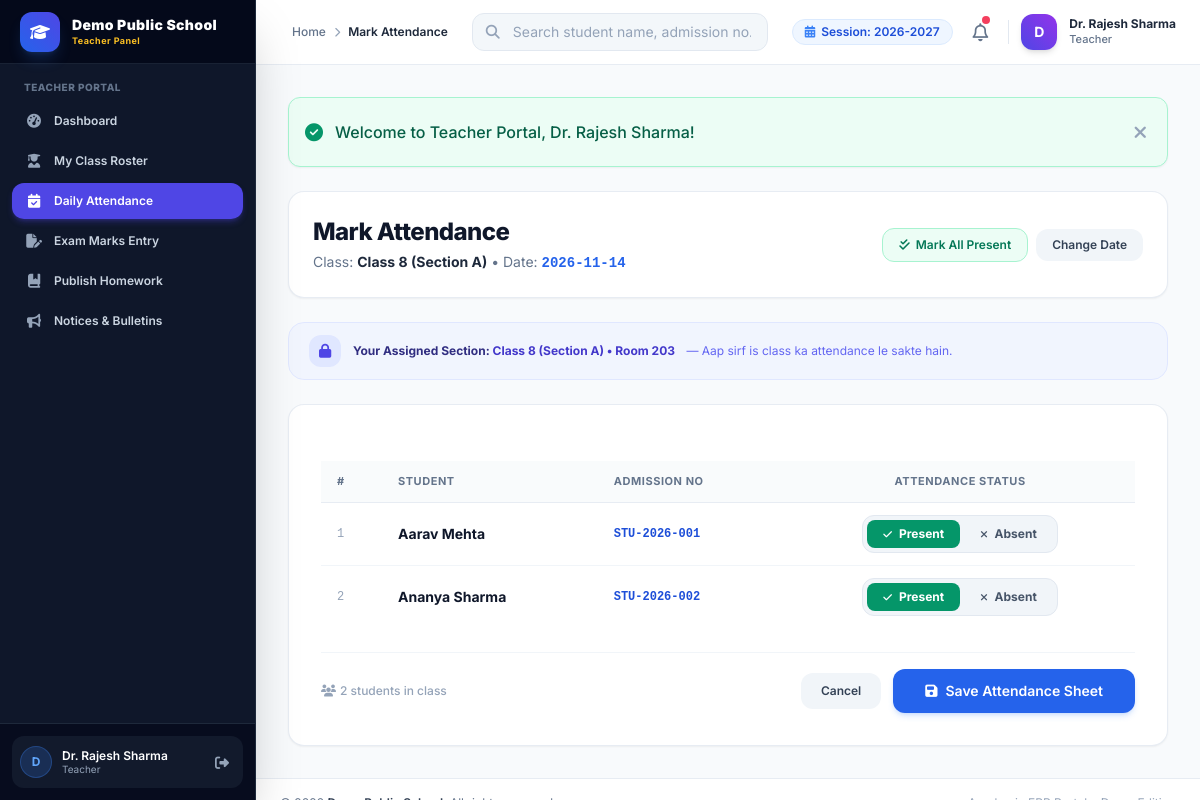
Page /teacher/attendance/mark.php (signed in) on the committed database.
### tables this page shows
CREATE TABLE `school_settings` (
  `id` INT AUTO_INCREMENT PRIMARY KEY,
  `setting_key` VARCHAR(100) NOT NULL UNIQUE,
  `setting_value` TEXT DEFAULT NULL,
  `updated_at` DATETIME DEFAULT CURRENT_TIMESTAMP ON UPDATE CURRENT_TIMESTAMP
);

CREATE TABLE `classes` (
  `id` INT AUTO_INCREMENT PRIMARY KEY,
  `class_name` VARCHAR(50) NOT NULL,
  `section` VARCHAR(20) NOT NULL,
  `teacher_id` INT DEFAULT NULL,
  `room_number` VARCHAR(30) NOT NULL,
  `academic_session` VARCHAR(30) NOT NULL DEFAULT '2026-2027',
  `created_at` DATETIME DEFAULT CURRENT_TIMESTAMP,
  `updated_at` DATETIME DEFAULT CURRENT_TIMESTAMP ON UPDATE CURRENT_TIMESTAMP,
  FOREIGN KEY (`teacher_id`) REFERENCES `teachers`(`id`) ON DELETE SET NULL
);

CREATE TABLE `students` (
  `id` INT AUTO_INCREMENT PRIMARY KEY,
  `admission_no` VARCHAR(30) NOT NULL UNIQUE,
  `password` VARCHAR(255) DEFAULT NULL,
  `first_name` VARCHAR(50) NOT NULL,
  `last_name` VARCHAR(50) NOT NULL,
  `father_name` VARCHAR(100) NOT NULL,
  `mother_name` VARCHAR(100) NOT NULL,
  `dob` DATE NOT NULL,
  `gender` ENUM('Male', 'Female', 'Other') NOT NULL,
  `class_id` INT NOT NULL,
  `section` VARCHAR(20) NOT NULL,
  `mobile` VARCHAR(20) NOT NULL,
  `email` VARCHAR(100) DEFAULT NULL,
  `address` TEXT,
  `admission_date` DATE NOT NULL,
  `photo` VARCHAR(255) DEFAULT NULL,
  `status` ENUM('Active', 'Inactive', 'Graduated') DEFAULT 'Active',
  `created_at` DATETIME DEFAULT CURRENT_TIMESTAMP,
  `updated_at` DATETIME DEFAULT CURRENT_TIMESTAMP ON UPDATE CURRENT_TIMESTAMP,
  FOREIGN KEY (`class_id`) REFERENCES `classes`(`id`) ON DELETE CASCADE
);

### teacher/attendance/mark.php (the view, shortened to what the rows shown need)
<?php
require_once __DIR__ . '/../../includes/auth.php';
$teacher_id_pk = $_SESSION['teacher_id_pk'] ?? 0;
$attendance_date = trim($_GET['date'] ?? date('Y-m-d'));
try {
    $class_stmt = $pdo->prepare("SELECT * FROM classes WHERE teacher_id = :teacher_id LIMIT 1");
    $class_stmt->execute(['teacher_id' => $teacher_id_pk]);
    $class = $class_stmt->fetch();
    $class_id = $class['id'];
    $students_stmt = $pdo->prepare("SELECT s.* FROM students s WHERE s.class_id = :class_id AND s.status = 'Active' ORDER BY s.admission_no ASC");
    $students_stmt->execute(['class_id' => $class_id]);
    $students = $students_stmt->fetchAll();
} catch (PDOException $e) {
    set_flash('error', 'Database query error: ' . $e->getMessage());
    header('Location: ' . base_url('teacher/dashboard.php'));
    exit();
}
require_once __DIR__ . '/../../includes/header.php';
?>
<div class="space-y-6 max-w-4xl mx-auto">
    <div class="flex flex-col sm:flex-row sm:items-center justify-between gap-4 bg-white p-6 rounded-2xl border border-slate-200/80 shadow-sm">
        <div>
            <h1 class="text-2xl font-extrabold text-slate-900 tracking-tight">Mark Attendance</h1>
            <p class="text-sm text-slate-500 mt-1">
                Class: <span class="font-bold text-slate-800"><?= e($class['class_name']) ?> (Section <?= e($class['section']) ?>)</span> &bull;
                Date: <span class="font-bold text-blue-600 font-mono"><?= e($attendance_date) ?></span>
            </p>
        </div>
    </div>
    <div class="flex items-center space-x-3 bg-indigo-50/70 border border-indigo-100 rounded-2xl px-5 py-3">
        <div class="text-xs">
            <span class="font-bold text-indigo-900">Your Assigned Section: </span>
            <span class="font-bold text-indigo-700"><?= e($class['class_name']) ?> (Section <?= e($class['section']) ?>) &bull; <?= e($class['room_number']) ?></span>
            <span class="text-indigo-500 ml-2 block sm:inline">— Aap sirf is class ka attendance le sakte hain.</span>
        </div>
    </div>
    <div class="bg-white rounded-2xl border border-slate-200/80 shadow-sm p-4 sm:p-6 md:p-8">
        <form action="mark.php?date=<?= e($attendance_date) ?>" method="POST" class="space-y-6">
            <div class="overflow-x-auto">
                <table class="w-full text-left border-collapse min-w-[500px]">
                    <thead>
                        <tr class="bg-slate-50/80 border-b border-slate-200/80 text-[11px] font-bold text-slate-500 uppercase tracking-wider">
                            <th class="py-3 px-4">#</th>
                            <th class="py-3 px-4">Student</th>
                            <th class="py-3 px-4">Admission No</th>
                            <th class="py-3 px-4 text-center">Attendance Status</th>
                        </tr>
                    </thead>
                    <tbody class="divide-y divide-slate-100 text-sm font-medium text-slate-700">
                        <?php if (empty($students)): ?>
                            <tr>
                                <td colspan="4" class="py-12 text-center text-slate-400">No active students found in this class.</td>
                            </tr>
                        <?php else: ?>
                            <?php foreach ($students as $idx => $st):
                            ?>
                                <tr class="hover:bg-slate-50/80 transition-colors">
                                    <td class="py-3 px-4 text-xs text-slate-400 font-mono"><?= $idx + 1 ?></td>
                                    <td class="py-3 px-4">
                                        <span class="font-bold text-slate-900"><?= e($st['first_name'] . ' ' . $st['last_name']) ?></span>
                                    </td>
                                    <td class="py-3 px-4 font-mono text-xs font-bold text-blue-700"><?= e($st['admission_no']) ?></td>
                                    <td class="py-3 px-4 text-center">
                                        <div class="inline-flex rounded-xl bg-slate-100 p-1 border border-slate-200 space-x-1">
                                            <label class="cursor-pointer">
                                                <span class="px-3 sm:px-4 py-1.5 rounded-lg text-xs font-bold transition-all block peer-checked:bg-emerald-600 peer-checked:text-white text-slate-600 hover:text-slate-900">
                                                    <i class="fa-solid fa-check text-[10px] mr-1"></i> Present
                                                </span>
                                            </label>
                                            <label class="cursor-pointer">
                                                <span class="px-3 sm:px-4 py-1.5 rounded-lg text-xs font-bold transition-all block peer-checked:bg-rose-600 peer-checked:text-white text-slate-600 hover:text-slate-900">
                                                    <i class="fa-solid fa-xmark text-[10px] mr-1"></i> Absent
                                                </span>
                                            </label>
                                        </div>
                                    </td>
                                </tr>
                            <?php endforeach; ?>
                        <?php endif; ?>
                    </tbody>
                </table>
            </div>
        </form>
    </div>
</div>
<?php require_once __DIR__ . '/../../includes/footer.php'; ?>

### includes/sidebar.php (shortened to what the rows shown need)
<?php
if (is_admin()) {
    $dash_url = base_url('admin/dashboard.php');
    $role_badge = 'Admin Panel';
    $role_label = 'Administrator';
} elseif (is_accountant()) {
    $dash_url = base_url('admin/accounts/index.php');
    $role_badge = 'Accounts Dept';
    $role_label = 'Accountant';
} elseif (is_teacher()) {
    $dash_url = base_url('teacher/dashboard.php');
    $role_badge = 'Teacher Panel';
} else {
    $dash_url = base_url('student/dashboard.php');
    $role_badge = 'Student & Parent';
    $role_label = 'Student / Parent';
}
?>
<aside id="sidebar" class="fixed inset-y-0 left-0 z-50 w-64 bg-slate-900 text-slate-300 transform -translate-x-full md:translate-x-0 md:static md:inset-0 transition-transform duration-300 ease-in-out flex flex-col justify-between shadow-2xl border-r border-slate-800 no-print">
    <div>
        <div class="h-16 flex items-center justify-between px-5 bg-slate-950/80 border-b border-slate-800/80">
            <a href="<?= $dash_url ?>" class="flex items-center space-x-3 group">
                <div class="overflow-hidden">
                    <span class="font-black text-sm text-white tracking-wide block leading-tight truncate"><?= e(get_school_name()) ?></span>
                    <span class="text-[9px] text-amber-400 font-bold tracking-wider block truncate"><?= e($role_badge) ?></span>
                </div>
            </a>
        </div>
    </div>
</aside>

### includes/navbar.php (shortened to what the rows shown need)
<?php
$current_academic_session = get_school_setting('academic_session', '2026-2027');
?>
<header class="sticky top-0 z-30 bg-white/90 backdrop-blur-md border-b border-slate-200/80 no-print">
    <div class="flex items-center justify-between h-16 px-4 md:px-6">
        <div class="flex items-center space-x-3">
            <div class="hidden lg:flex items-center space-x-1.5 px-3 py-1 bg-blue-50 text-blue-700 rounded-full text-xs font-semibold border border-blue-100">
                <i class="fa-solid fa-calendar-days text-blue-500"></i>
                <span>Session: <?= e($current_academic_session) ?></span>
            </div>
        </div>
    </div>
</header>

### rows in the picture
school_settings: setting_value "Demo Public School"
school_settings: setting_value "2026-2027"
classes: class_name "Class 8", section "A", room_number "Room 203"
students: first_name+last_name "Aarav Mehta", admission_no "STU-2026-001"
students: first_name+last_name "Ananya Sharma", admission_no "STU-2026-002"

### other values in the picture
$role_badge "Teacher Panel"
substr($_SESSION['full_name'] ?? 'U', 0, 1) "D"
$_SESSION['full_name'] "Dr. Rajesh Sharma"
$role_label "Teacher"
$page_title "Mark Attendance"
$nav_role_title "Teacher"
$flash['text'] "Welcome to Teacher Portal, Dr. Rajesh Sharma!"
$attendance_date "2026-11-14"
count($students) "2"
